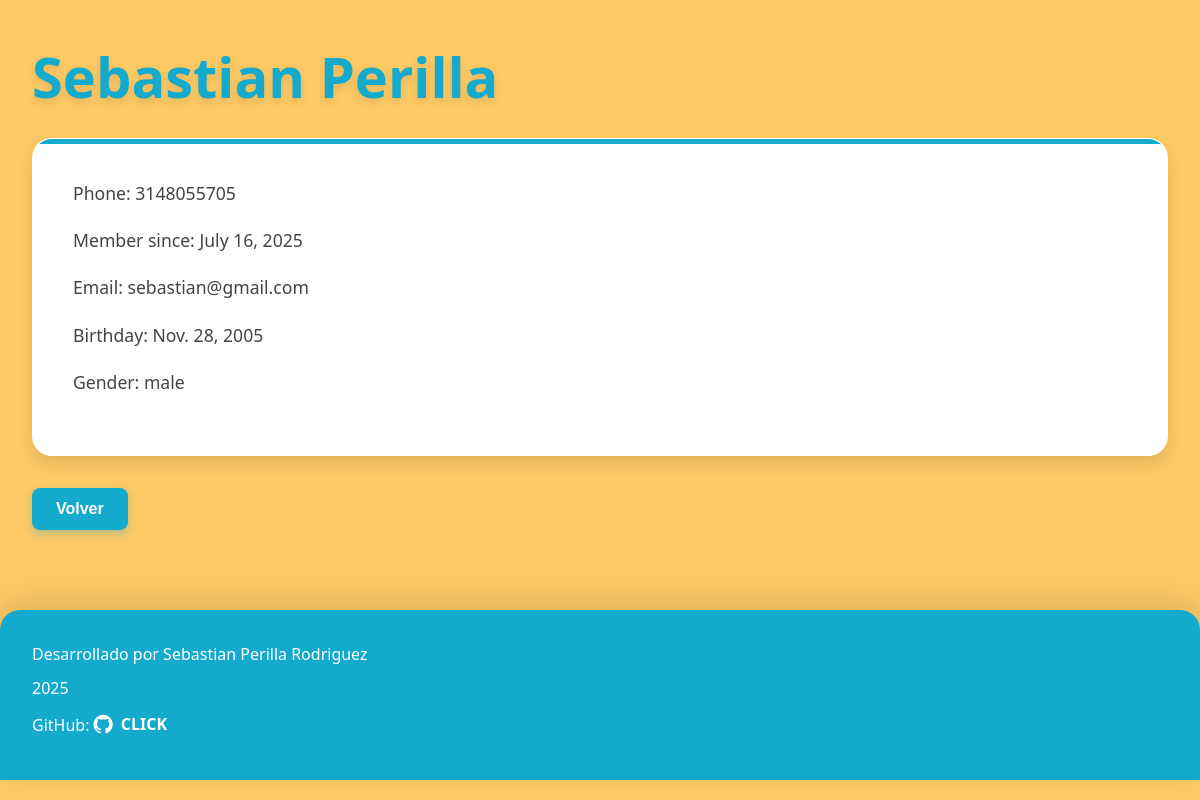
Screenshot of /members/details/1/ with the database file from the repository.
### members/models.py (models this page shows)
class Member(models.Model):
    firstname = models.CharField(max_length=255)
    lastname = models.CharField(max_length=255)
    phone = models.IntegerField(null=True)
    joined_date = models.DateField(null=True)
    gender = models.CharField(max_length=255, null=True)
    email = models.CharField(max_length=255, null=True)
    birthday = models.DateField(null=True)

### members/views.py (the view)
# urls.py: path('members/details/<int:id>/', views.details, name='details'),
def details(request, id):
    mymember = Member.objects.get(id=id)
    template = loader.get_template('details.html')
    context = {
    'mymember': mymember,
    }
    return HttpResponse(template.render(context, request))

### members/templates/details.html (shortened to what this page needs)
{%extends "master.html"%}
{% block content %}
    <h1>{{ mymember.firstname }} {{ mymember.lastname }}</h1>
    <section>
        <p>Phone: {{ mymember.phone }}</p>
        <p>Member since: {{ mymember.joined_date }}</p>
        <p>Email: {{ mymember.email }}</p>
        <p>Birthday: {{ mymember.birthday }}</p>
        <p>Gender: {{ mymember.gender }}</p>
    </section>
    <a href="/members"><button>Volver</button></a>
{% endblock %}

### members/templates/master.html (style rules this page uses)
* { margin: 0; padding: 0; box-sizing: border-box; }
body { font-family: 'Segoe UI', Tahoma, Geneva, Verdana, sans-serif; line-height: 1.6; color: #333; background: #Fcc964; min-height: 100vh; position: relative; }
h1 { font-size: 3.5rem; font-weight: 700; color: #13AACE; text-shadow: 0 4px 8px rgba(0,0,0,0.1); margin-bottom: 1rem; }
section { background: white; margin-bottom: 2rem; border-radius: 20px; padding: 2.5rem; box-shadow: 0 8px 16px rgba(0,0,0,0.1); border: 1px solid rgba(255, 255, 255, 0.2); position: relative; overflow: hidden; }
section::before { content: ''; position: absolute; top: 0; left: 0; right: 0; height: 5px; background: #13AACE; }
p { font-size: 1.1rem; margin-bottom: 1.2rem; color: #444; text-align: justify; }
button { background: #13AACE; color: white; border: none; padding: 12px 24px; border-radius: 8px; font-size: 1rem; font-weight: 600; cursor: pointer; box-shadow: 0 4px 8px rgba(19, 170, 206, 0.3); }

### rows the page displays
Member: firstname "Sebastian", lastname "Perilla", phone "3148055705", joined_date "July 16, 2025", email "sebastian@gmail.com", birthday "Nov. 28, 2005", gender "male"
